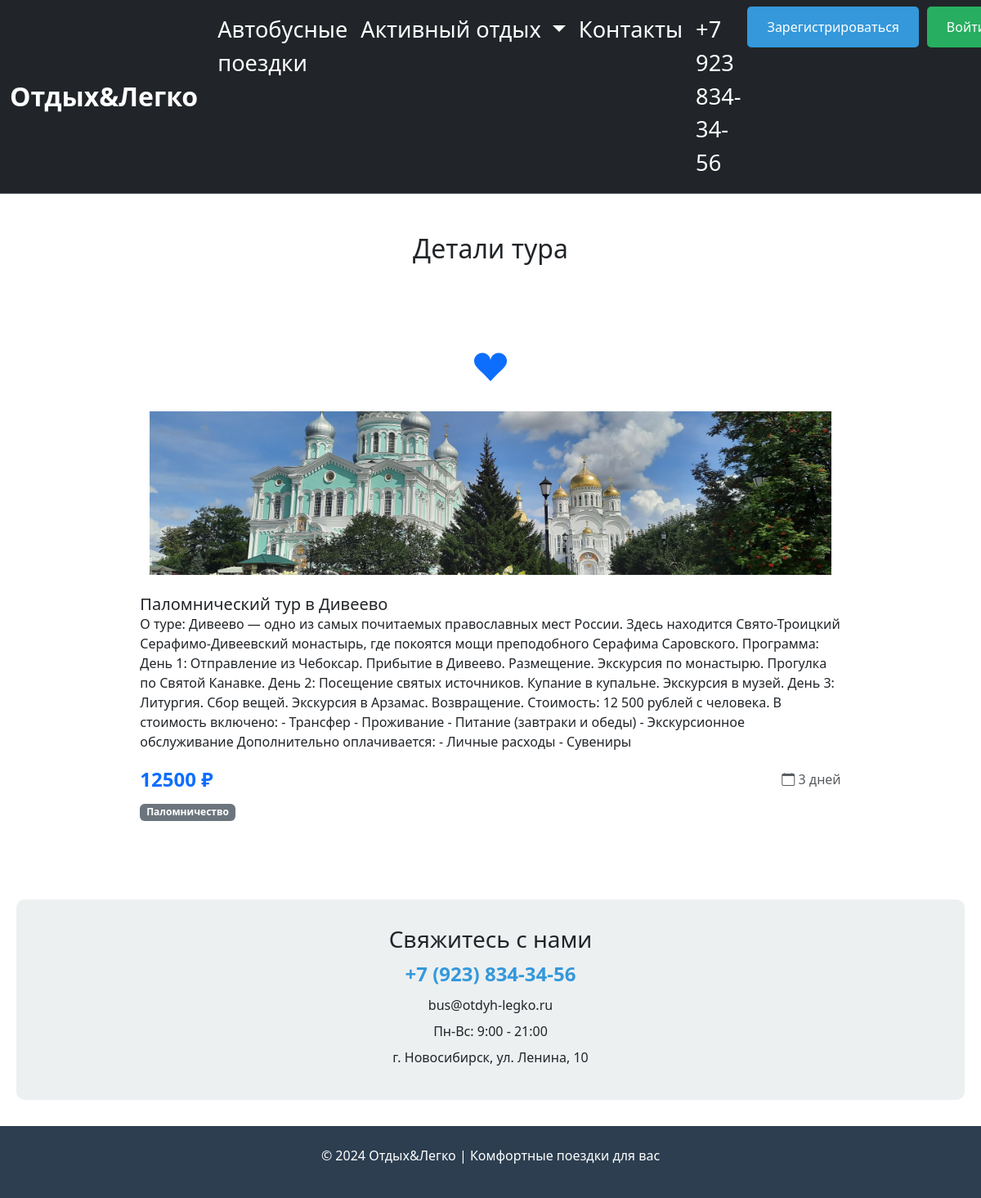
/tour/inf/1, run on an earlier commit of the app's database.
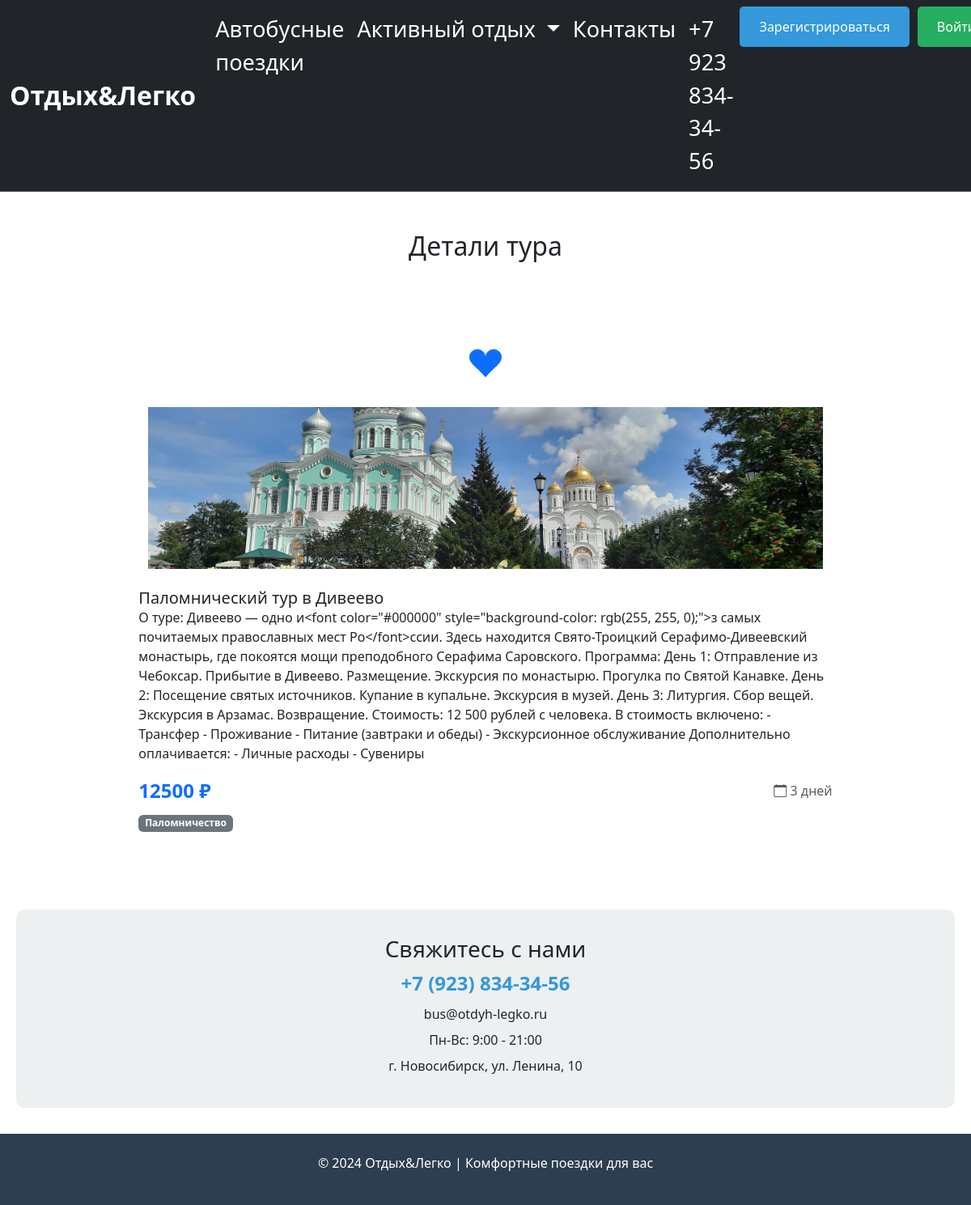
And on a later commit of the database.
### data/tours.py (models this page shows, shortened)
class Tours(SqlAlchemyBase, SerializerMixin):
    __tablename__ = 'tours'
    id = sqlalchemy.Column(sqlalchemy.Integer,
                           primary_key=True, autoincrement=True)
    category_id = sqlalchemy.Column(sqlalchemy.Integer,
                                    sqlalchemy.ForeignKey("category.id"))
    title = sqlalchemy.Column(sqlalchemy.String,
                              nullable=True)
    content = sqlalchemy.Column(sqlalchemy.TEXT,
                                nullable=True)
    is_published = sqlalchemy.Column(sqlalchemy.Boolean,
                                     default=True)
    free_pl = sqlalchemy.Column(sqlalchemy.Integer)
    duration = sqlalchemy.Column(sqlalchemy.Integer, default=3)
    price = sqlalchemy.Column(sqlalchemy.Integer, default=10000)
    img = sqlalchemy.Column(sqlalchemy.String,
                            nullable=False)
    user_id = sqlalchemy.Column(sqlalchemy.Integer, sqlalchemy.ForeignKey("users.id"))
    category = orm.relationship("Category", back_populates='tours')
    cart_items = orm.relationship('CartItem', back_populates='tour', cascade='all, delete-orphan')
    author = orm.relationship("Users", foreign_keys=[user_id], backref='created_tours')

### main.py (the view)
@app.route('/tour/inf/<int:id_>', methods=['GET', 'POST'])
def tours_detail(id_):
    db_sess = db_session.create_session()
    tour = db_sess.query(Tours).filter(Tours.id == id_).first()
    return render_template('tours_wor.html',
                           title='Детали тура', tour=tour)

### data/db_session.py (called while the page is built)
def create_session() -> Session:
    global __factory
    return __factory()

### templates/tours_wor.html (shortened to what this page needs)
{% extends "base.html" %}
{% block content %}
<div class="container my-5">
  <h2 class="text-center mb-4">{{ title if title else 'Наши туры' }}</h2>
  {% if tour %}
  <div class="container my-5">
    <div class="row justify-content-center">
        <div class="col-lg-10">
            <div class="company-card p-4 p-lg-5">
                <div class="text-center mb-4">
                    <i class="bi bi-suit-heart-fill fs-1 text-primary"></i>
                </div>
<div class="row row-cols-1 row-cols-md-3 g-4">
    {% if not current_category or current_category == tour.category.name %}
        {% if tour.img %}
        <img src="{{ url_for('static', filename='img/' + tour.img) }}" class="card-img-top" alt="{{ tour.title }}" style="height: 200px; object-fit: cover;">
        {% else %}
        <img src="https://via.placeholder.com/300x200?text=Нет+фото" class="card-img-top" alt="Нет изображения" style="height: 200px; object-fit: cover;">
        {% endif %}
        <div class="card-body">
          <h5 class="card-title">{{ tour.title }}</h5>
          <div class="card-text">
            {% if tour.content %}
              {{ tour.content }}
            {% else %}
              <p class="text-muted">Описание временно недоступно</p>
            {% endif %}
          </div>
          <div class="d-flex justify-content-between align-items-center mt-3">
            <span class="text-primary fw-bold fs-4">{{ tour.price }} ₽</span>
            <span class="text-muted"><i class="bi bi-calendar"></i> {{ tour.duration }} дней</span>
          </div>
          {% if tour.category %}
          <div class="mt-2">
            <span class="badge bg-secondary">{{ tour.category.name }}</span>
          </div>
          {% endif %}
        </div>
      </div>
    </div>
    {% endif %}
  </div>
  {% endif %}
</div>
            </div>
        </div>
{% endblock %}

What changed in the data, as far as the page shows it:
changed Tours "Паломнический тур в Дивеево": content "…туре: Дивеево — одно из самых почитаемых православных мест России. Здесь находится Свято-Троицкий Серафимо-Дивеевский…" → "…туре: Дивеево — одно и<font color=\"#000000\" style=\"background-color: rgb(255, 255, 0);\">з самых почитаемых православных мест Ро</font>ссии. Здесь находится Свято-Троицкий Серафимо-Дивеевский…"
